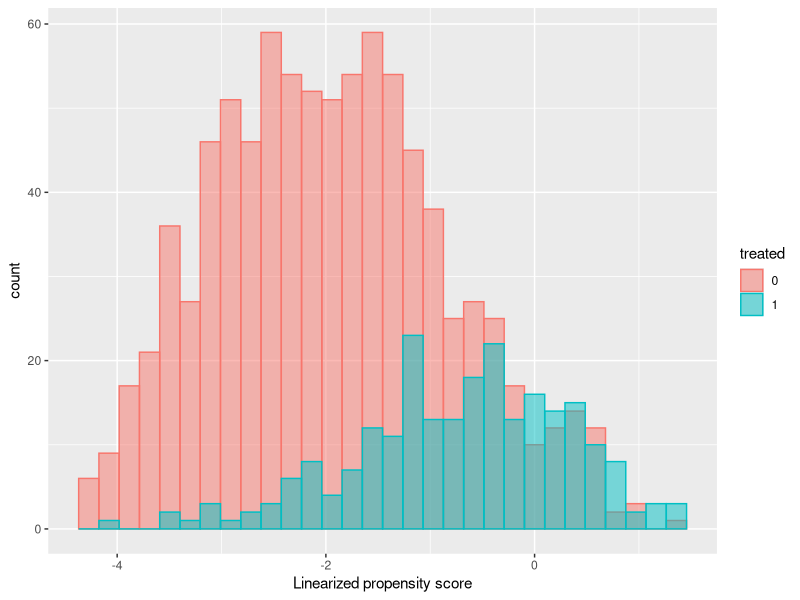
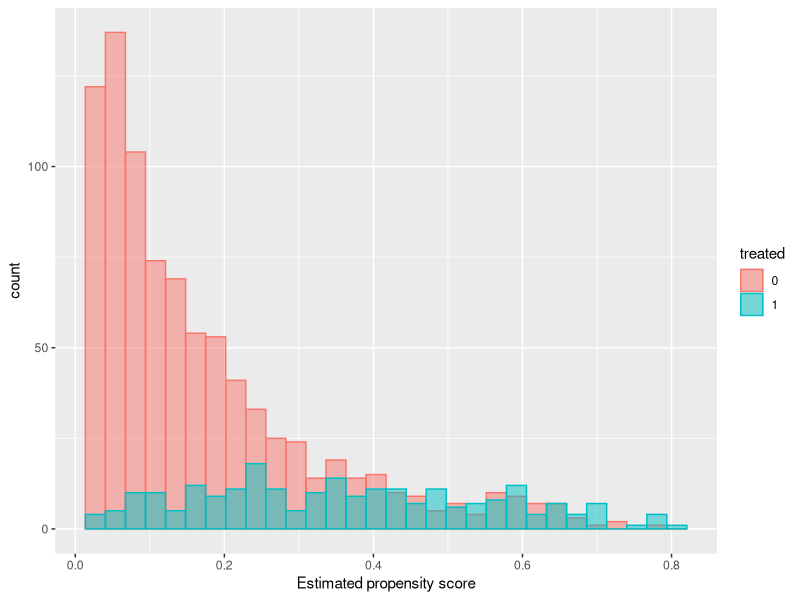
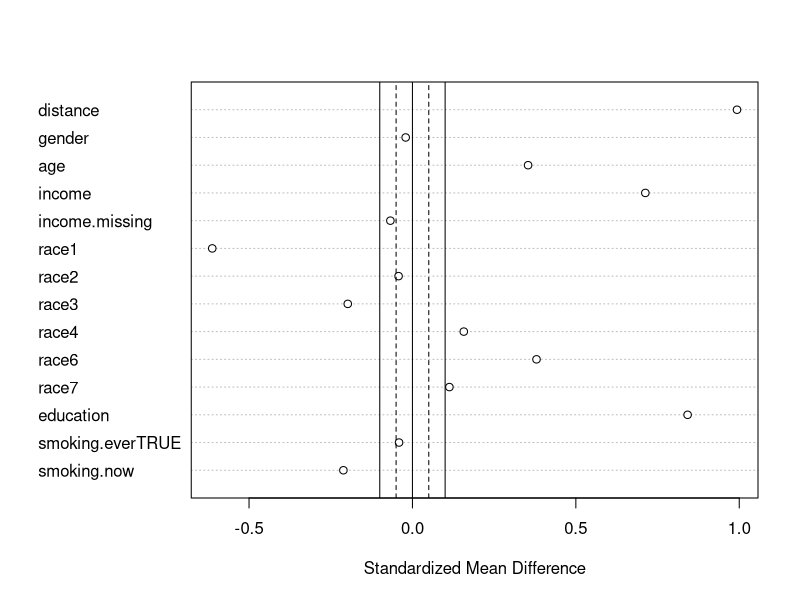
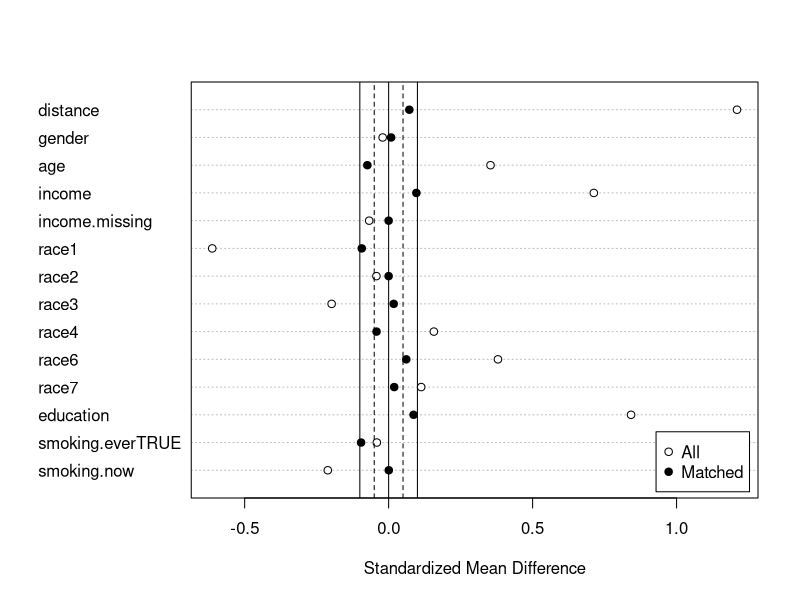

Here is the R script that generated these plots, in order: (Note: this script raises an error after producing the figures.)
# Following Example 8

library(MatchIt)
library(tidyverse)
library(ggplot2)

fish <- read_csv("nhanes_fish.csv")

# Cleaning data
fish_clean <- fish %>%
  mutate(high_fish = ifelse(fish.level == "high", 1, 0)) %>%
  mutate(race = as.factor(race)) %>%
  rename(mercury = o.LBXTHG) %>%
  select(mercury, high_fish, gender, age, income, income.missing, race, education,
         smoking.ever, smoking.now)

# Propensity Score Calculation
model <- glm(high_fish ~ ., data = fish_clean[-1], family = "binomial")
eps <- predict(model, type = "response")
lps <- predict(model)

# LPS Histogram
temp.data <- data.frame(lps = lps, treated = as.factor(fish_clean$high_fish))
ggplot(temp.data, aes(x = lps, fill = treated, color = treated)) + 
  geom_histogram(alpha = 0.5, position = "identity") + 
  xlab("Linearized propensity score")

# EPS Histogram
temp.data_eps <- data.frame(eps = eps, treated = as.factor(fish_clean$high_fish))
ggplot(temp.data_eps, aes(x = eps, fill = treated, color = treated)) + 
  geom_histogram(alpha = 0.5, position = "identity") + 
  xlab("Estimated propensity score")

# Covariate Balancing Before matching
m.out0 <- matchit(high_fish ~ gender + age + income + income.missing + race +
                    education + smoking.ever + smoking.now, data = fish_clean,
                  method = NULL, distance = "glm")

summary(m.out0)
plot0 = plot(summary(m.out0), abs = F)
plot0

# Covariate Balancing after Greedy Matching
m.out1 <- matchit(high_fish ~ gender + age + income + income.missing + race +
                    education + smoking.ever + smoking.now, data = fish_clean,
                  estimand = "ATT", 
                  method = "nearest", distance = lps)
summary(m.out1)
plot1 = plot(summary(m.out1), abs = F)
plot1

matched_fish_g <- match_data(m.out1)

# Optimal Matched Covariate Balancing (in this case the result is 
# functionally equivalent to greedy)
m.out2 <- matchit(high_fish ~ gender + age + income + income.missing + race +
                    education + smoking.ever + smoking.now, data = fish_clean,
                  estimand = "ATT", 
                  method = "optimal", distance = lps)
summary(m.out2)
plot2 = plot(summary(m.out2), abs = F)
plot2

matched_fish_opt <- match_data(m.out2)





#Neyman's Approach without Regression Adjustment (Pairwise Random Exp.)
m.data <- match.data(m.out2)

tau_hat_vec <- sapply(levels(m.data$subclass), function(sc) {
  treated <- m.data$mercury[m.data$subclass == sc & m.data$high_fish == 1]
  control <- m.data$mercury[m.data$subclass == sc & m.data$high_fish == 0]
  return(treated - control)
})

tau_hat <- mean(tau_hat_vec, na.rm = T)
sd_tau_hat <- sd(tau_hat_vec)/sqrt(length(tau_hat_vec))
print(c(tau_hat, sd_tau_hat))

## 95% CI
print(c(tau_hat- 1.96 * sd_tau_hat, tau_hat + 1.96 * sd_tau_hat))


#Neyman's Approach with Regression Adjustment

## First run a linear regression on the control (remember to remove the treatment assignment variable!)

fit0 <- lm(mercury ~ gender + age + income +
             income.missing + race + education + 
             smoking.ever + smoking.now, 
           data = m.data[m.data$high_fish == 0, -c(2)])

m.data$predicted_y0 <- predict(fit0, m.data)

## Neyman's approach with regression adjustment
## First run a linear regression on the control (remember to remove the treatment assignment variable!)

tau_hat_vec_adjusted <- sapply(levels(m.data$subclass), function(sc) {
  treated <- m.data$mercury[m.data$subclass == sc & m.data$high_fish == 1]
  control <- m.data$mercury[m.data$subclass == sc & m.data$high_fish == 0]
  
  bias <- m.data$predicted_y0[m.data$subclass == sc & m.data$high_fish == 1] - 
    m.data$predicted_y0[m.data$subclass == sc & m.data$high_fish == 0]
  control.adjusted <- control + bias
  
  return(treated - control.adjusted)
})

tau_hat_adjusted <- mean(tau_hat_vec_adjusted)
sd_tau_hat_adjusted <- sd(tau_hat_vec_adjusted)/sqrt(length(tau_hat_vec_adjusted))
print(c(tau_hat_adjusted, sd_tau_hat_adjusted))

## 95% CI
print(c(tau_hat_adjusted - 1.96 * sd_tau_hat_adjusted, tau_hat_adjusted + 1.96 * sd_tau_hat_adjusted))


## Histograms of covariate distributions before and after matching

# Notice that matching greatly improves overlap
# creating a new column with appropriate labels
help <- function(df, label) {
  df2 <- df[, c("age", "income", "high_fish")]
  df2$sample <- label
  df2
}

# defining a new larger object for graphing
hist_dat <- rbind(help(fish_clean, "Original"), help(m.data, "Matched"))
hist_dat$sample <- factor(hist_dat$sample, levels = c("Original", "Matched"))
hist_dat$high_fish  <- factor(hist_dat$high_fish,
                              levels = c(0, 1),
                              labels = c("Control", "Treated"))

ggplot(hist_dat, aes(x = age, fill = high_fish)) +
  geom_histogram(position = "identity", alpha = 0.6) +
  facet_grid(sample ~ .) +
  labs(title = "Age Distributions by Different Procedures (Matching)",
       x = "age", y = "Count")

ggplot(hist_dat, aes(x = income, fill = high_fish)) +
  geom_histogram(position = "identity", alpha = 0.6) +
  facet_grid(sample ~ .) +
  labs(title = "Income Distributions by Different Procedures (Matching)",
       x = "Income", y = "Count")
